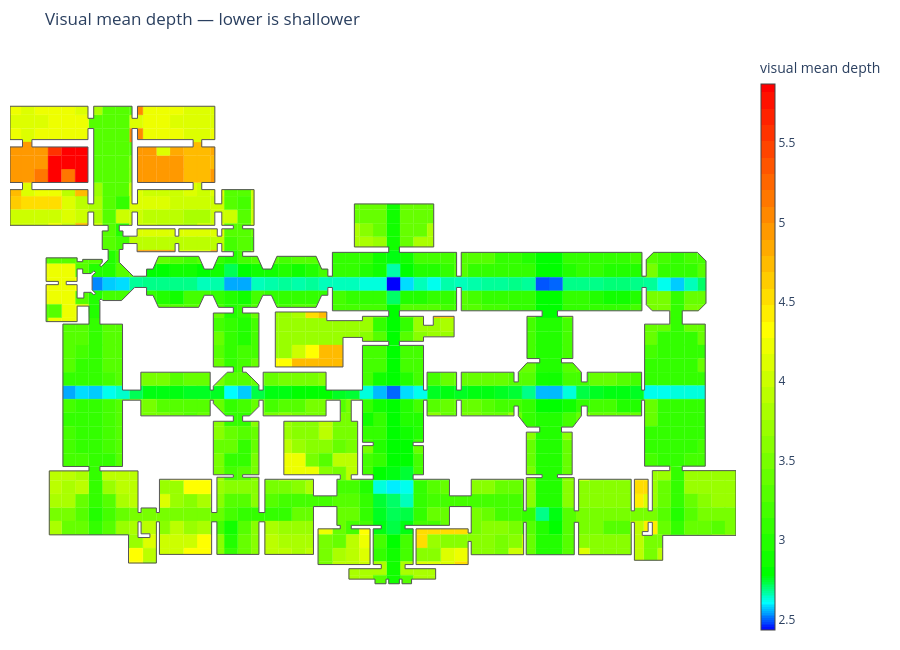

Here is the notebook cell this chart was saved with:
### Markdown cell above
## 8. Visual mean depth
The mean number of visibility steps to other reachable sample locations. Lower values indicate shallower visual access; unreachable locations are excluded.

### Code cell
mean_depths = TGraph.MeanDepth(visibility_graph)
visual_mean_depth = [mean_depths[record["index"]] for record in TGraph.Vertices(visibility_graph)]
_ = show_result(visibility_graph, visual_mean_depth, "visual_mean_depth", "Visual mean depth — lower is shallower")
